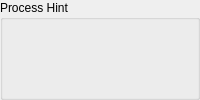
      <widget class="QGroupBox" name="groupBox_3">
       <property name="sizePolicy">
        <sizepolicy hsizetype="Expanding" vsizetype="Preferred">
         <horstretch>0</horstretch>
         <verstretch>0</verstretch>
        </sizepolicy>
       </property>
       <property name="title">
        <string>Process Hint</string>
       </property>
       <layout class="QVBoxLayout" name="verticalLayout_5">
        <item>
         <widget class="QLabel" name="labelHintPoint">
          <property name="sizePolicy">
           <sizepolicy hsizetype="Preferred" vsizetype="Preferred">
            <horstretch>0</horstretch>
            <verstretch>0</verstretch>
           </sizepolicy>
          </property>
          <property name="styleSheet">
           <string notr="true">font: 75 12pt &quot;Aharoni&quot;;</string>
          </property>
          <property name="text">
           <string/>
          </property>
          <property name="alignment">
           <set>Qt::AlignLeading|Qt::AlignLeft|Qt::AlignTop</set>
          </property>
          <property name="wordWrap">
           <bool>true</bool>
          </property>
         </widget>
        </item>
        <item>
         <widget class="QLabel" name="label">
          <property name="sizePolicy">
           <sizepolicy hsizetype="Fixed" vsizetype="Preferred">
            <horstretch>0</horstretch>
            <verstretch>0</verstretch>
           </sizepolicy>
          </property>
          <property name="text">
           <string/>
          </property>
          <property name="alignment">
           <set>Qt::AlignLeading|Qt::AlignLeft|Qt::AlignTop</set>
          </property>
         </widget>
        </item>
        <item>
         <widget class="QLabel" name="labelHintProcess">
          <property name="sizePolicy">
           <sizepolicy hsizetype="Preferred" vsizetype="Preferred">
            <horstretch>0</horstretch>
            <verstretch>0</verstretch>
           </sizepolicy>
          </property>
          <property name="styleSheet">
           <string notr="true">font: 75 12pt &quot;Aharoni&quot;;</string>
          </property>
          <property name="text">
           <string/>
          </property>
          <property name="alignment">
           <set>Qt::AlignLeading|Qt::AlignLeft|Qt::AlignTop</set>
          </property>
          <property name="wordWrap">
           <bool>true</bool>
          </property>
         </widget>
        </item>
       </layout>
      </widget>
